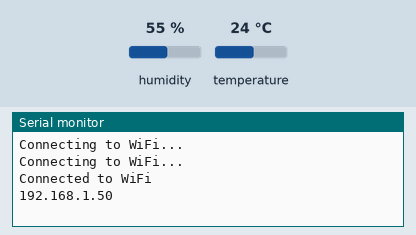
A sketch run on a simulated ESP8266 (NodeMCU). Parts: the last lines printed to the serial monitor. The inputs (shaded band) are chosen by the test bench; at power-on: humidity 55 %, temperature 24 °C. WiFi joins after 1.5 s; servers stay silent unless stated; uploads are accepted with an empty reply.

Above: at 3.2 s.
3.3 s: humidity set to 22 %
At 5.0 s:
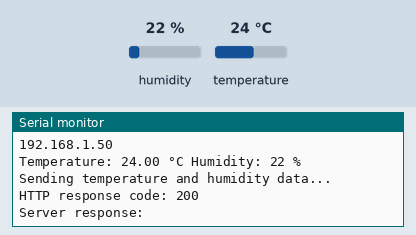
11.5 s: temperature set to 12 °C
At 18.63 s:
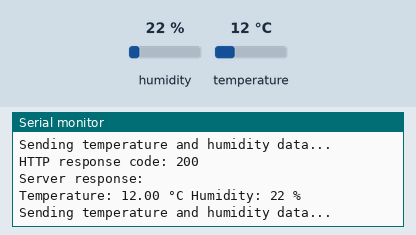
19.7 s: humidity set to 40 %
At 25.86 s:
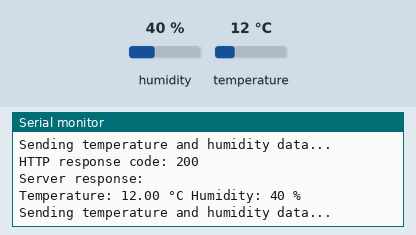

The sketch:

BabyMSystem.ino
```cpp
#include <DHT.h>
#include <ESP8266WiFi.h>
#include <ESP8266HTTPClient.h>
#include<Arduino_JSON.h>
#include<WiFiClient.h>


const char *ssid = "Hardware-Lab";
const char *password = "H@rdw@re2o23";
const char *server_address = "http://localhost/baby_monitor/baby_monitor.php";

#define DHTPIN 2     // D4 pin for DHT sensor
#define DHTTYPE DHT11   // DHT 11

DHT dht(DHTPIN, DHTTYPE);
WiFiClient client;

void setup() {
  Serial.begin(115200);
  WiFi.begin(ssid, password);

  while (WiFi.status() != WL_CONNECTED) {
    delay(1000);
    Serial.println("Connecting to WiFi...");
  }

  Serial.println("Connected to WiFi");
  Serial.println(WiFi.localIP());
  dht.begin();
}

void loop() {
  delay(2000);

  float temperature = dht.readTemperature();
  int humidity = dht.readHumidity();

  if (isnan(temperature) || isnan(humidity)) {
    Serial.println("Failed to read from DHT sensor!");
  } else {
    Serial.print("Temperature: ");
    Serial.print(temperature);
    Serial.print(" °C");
    Serial.print(" Humidity: ");
    Serial.print(humidity);
    Serial.println(" %");

    sendTemperatureData(temperature, humidity);
  }

  delay(5000);
}

void sendTemperatureData(float temperature, int humidity) {
  HTTPClient http;
  int httpCode;
  String postData = "temperature=" + String(temperature) + "&humidity=" + String(humidity);

  Serial.println();
  Serial.println("Sending temperature and humidity data...");

  http.begin(client,server_address);
  http.addHeader("Content-Type", "application/x-www-form-urlencoded");

  httpCode = http.POST(postData);

  if (httpCode > 0) {
    Serial.print("HTTP response code: ");
    Serial.println(httpCode);

    if (httpCode == HTTP_CODE_OK) {
      String payload = http.getString();
      Serial.println("Server response: " + payload);
    } else {
      Serial.println("HTTP request failed");
      // Handle the failure (e.g., retry, notify user)
    }
  } else  {
    Serial.println("Error sending HTTP request");
    // Handle the error (e.g., retry, check network connection)
  }

  http.end();
}
```

Measured:
- after the input at 3.3 s, the serial monitor: prints a new line after 0.73 s (image 1)
- after the input at 11.5 s, the serial monitor: prints a new line after 7.0 s (image 2)
- after the input at 19.7 s, the serial monitor: prints a new line after 6.0 s (image 3)
